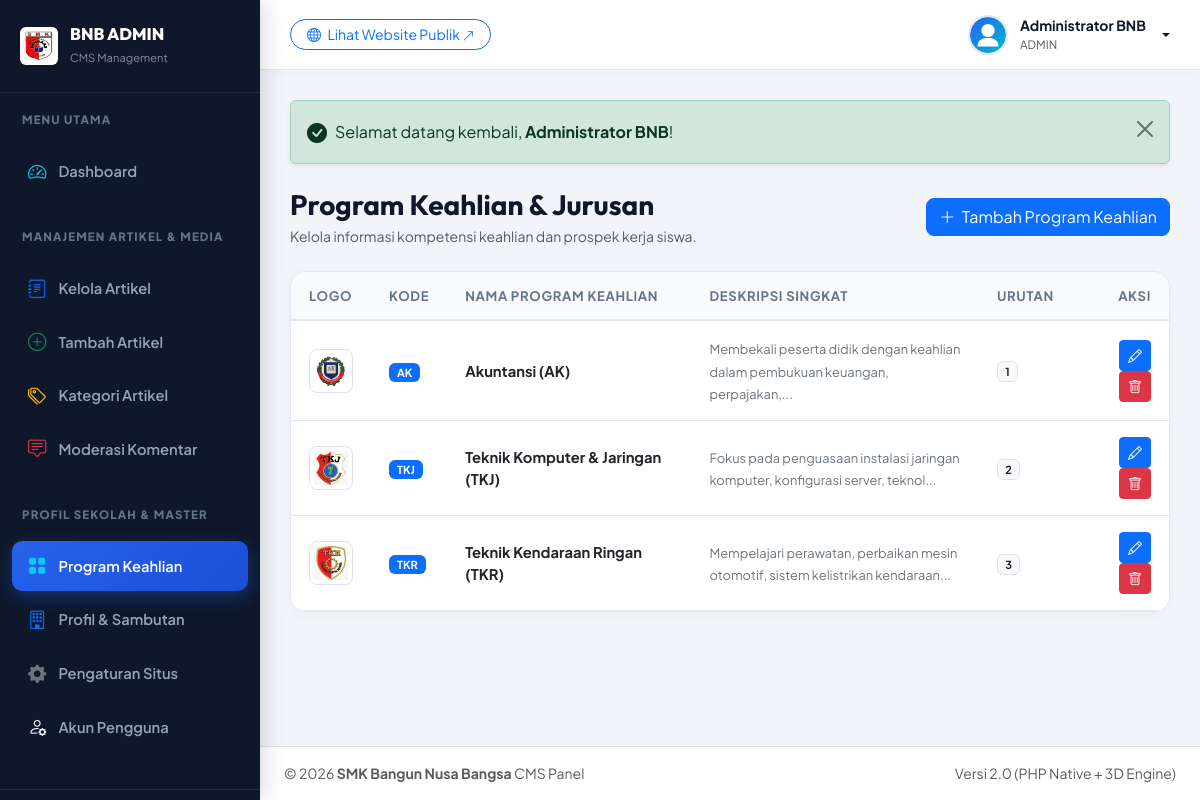
The page /admin/jurusan.php (signed in) on the database its author committed.
### tables this page shows
CREATE TABLE IF NOT EXISTS `users` (
  `id` INT AUTO_INCREMENT PRIMARY KEY,
  `username` VARCHAR(50) NOT NULL UNIQUE,
  `password` VARCHAR(255) NOT NULL,
  `nama_lengkap` VARCHAR(100) NOT NULL,
  `email` VARCHAR(100) NOT NULL,
  `role` ENUM('admin', 'editor') DEFAULT 'admin',
  `foto` VARCHAR(255) DEFAULT 'default-avatar.png',
  `created_at` DATETIME DEFAULT CURRENT_TIMESTAMP
);

CREATE TABLE IF NOT EXISTS `jurusan` (
  `id` INT AUTO_INCREMENT PRIMARY KEY,
  `kode` VARCHAR(20) NOT NULL UNIQUE,
  `nama_jurusan` VARCHAR(150) NOT NULL,
  `slug` VARCHAR(160) NOT NULL UNIQUE,
  `ikon` VARCHAR(50) DEFAULT 'bi-laptop',
  `gambar` VARCHAR(255) DEFAULT 'default-jurusan.jpg',
  `deskripsi_singkat` TEXT NOT NULL,
  `kompetensi` TEXT NULL,
  `prospek_karir` TEXT NULL,
  `urutan` INT DEFAULT 1,
  `created_at` DATETIME DEFAULT CURRENT_TIMESTAMP
);

CREATE TABLE IF NOT EXISTS `school_profile` (
  `id` INT AUTO_INCREMENT PRIMARY KEY,
  `nama_sekolah` VARCHAR(150) NOT NULL DEFAULT 'SMK Bangun Nusa Bangsa',
  `slogan` VARCHAR(255) NOT NULL DEFAULT 'Mencetak Generasi Unggul, Terampil, Berkarakter & Siap Kerja',
  `sambutan_kepsek` TEXT NOT NULL,
  `nama_kepsek` VARCHAR(100) NOT NULL DEFAULT 'Drs. H. Mulyadi, M.Kom',
  `foto_kepsek` VARCHAR(255) DEFAULT 'kepsek.jpg',
  `sejarah` LONGTEXT NOT NULL,
  `visi` TEXT NOT NULL,
  `misi` TEXT NOT NULL,
  `alamat` TEXT NOT NULL,
  `email` VARCHAR(100) NOT NULL,
  `telepon` VARCHAR(50) NOT NULL,
  `whatsapp` VARCHAR(50) NOT NULL,
  `maps_embed` TEXT NULL,
  `facebook` VARCHAR(255) NULL,
  `instagram` VARCHAR(255) NULL,
  `youtube` VARCHAR(255) NULL
);

### admin/jurusan.php (the view, shortened to what this page needs)
<?php
require_once __DIR__ . '/includes/header.php';
$pdo = getDBConnection();
$jurusanList = $pdo->query("SELECT * FROM jurusan ORDER BY urutan ASC")->fetchAll();
?>
<div class="d-flex flex-wrap justify-content-between align-items-center mb-4">
  <div>
    <h3 class="fw-bold mb-1">Program Keahlian &amp; Jurusan</h3>
    <p class="text-muted small mb-0">Kelola informasi kompetensi keahlian dan prospek kerja siswa.</p>
  </div>
  <button class="btn btn-primary rounded-3" data-bs-toggle="modal" data-bs-target="#addJurusanModal">
    <i class="bi bi-plus-lg me-1"></i> Tambah Program Keahlian
  </button>
</div>
<div class="admin-card">
  <div class="table-responsive">
    <table class="table table-custom mb-0">
      <thead>
        <tr>
          <th>Logo</th>
          <th>Kode</th>
          <th>Nama Program Keahlian</th>
          <th>Deskripsi Singkat</th>
          <th>Urutan</th>
          <th class="text-end">Aksi</th>
        </tr>
      </thead>
      <tbody>
        <?php if (empty($jurusanList)): ?>
          <tr><td colspan="6" class="text-center py-4 text-muted">Belum ada jurusan.</td></tr>
        <?php else: ?>
          <?php foreach ($jurusanList as $j): ?>
            <tr>
              <td>
                <div class="p-1 bg-white rounded-3 border d-inline-flex align-items-center justify-content-center" style="width: 44px; height: 44px;">
                  <img src="<?= getImageUrl($j['gambar']) ?>" alt="Logo" style="max-width: 100%; max-height: 100%; object-fit: contain;">
                </div>
              </td>
              <td><span class="badge bg-primary px-2 py-1"><?= htmlspecialchars($j['kode']) ?></span></td>
              <td><strong class="text-dark"><?= htmlspecialchars($j['nama_jurusan']) ?></strong></td>
              <td style="max-width: 320px;">
                <small class="text-secondary"><?= htmlspecialchars(mb_strimwidth($j['deskripsi_singkat'], 0, 80, '...')) ?></small>
              </td>
              <td><span class="badge bg-light text-dark border"><?= $j['urutan'] ?></span></td>
              <td class="text-end">
                <button class="btn btn-sm btn-primary py-1 px-2" data-bs-toggle="modal" data-bs-target="#editJurusanModal<?= $j['id'] ?>" title="Edit">
                  <i class="bi bi-pencil"></i>
                </button>
                <a href="<?= $baseUrl ?>/admin/jurusan.php?delete=<?= $j['id'] ?>"
                   data-item="jurusan '<?= htmlspecialchars($j['nama_jurusan']) ?>'"
                   class="btn btn-sm btn-danger btn-delete-confirm py-1 px-2" title="Hapus">
                  <i class="bi bi-trash"></i>
                </a>
              </td>
            </tr>
          <?php endforeach; ?>
        <?php endif; ?>
      </tbody>
    </table>
  </div>
</div>
<?php require_once __DIR__ . '/includes/footer.php'; ?>

### admin/includes/header.php (shortened to what this page needs)
<?php
require_once __DIR__ . '/../../config/functions.php';
$user = getAuthUser();
$school = getSchoolProfile();
$baseUrl = getBaseUrl();
$currentAdminPage = basename($_SERVER['PHP_SELF'], '.php');
?>
<!DOCTYPE html>
<html lang="id">
<head>
  <link href="https://cdn.jsdelivr.net/npm/bootstrap@5.3.3/dist/css/bootstrap.min.css" rel="stylesheet">
  <link rel="stylesheet" href="https://cdn.jsdelivr.net/npm/bootstrap-icons@1.11.3/font/bootstrap-icons.min.css">
  <link href="https://cdn.jsdelivr.net/npm/quill@2.0.2/dist/quill.snow.css" rel="stylesheet">
  <link rel="stylesheet" href="<?= $baseUrl ?>/assets/css/admin.css">
</head>
<body class="admin-body">
  <aside class="admin-sidebar">
    <a href="<?= $baseUrl ?>/admin/index.php" class="sidebar-brand">
      <img src="<?= $baseUrl ?>/assets/images/logo-smk.jpg" alt="Logo SMK" style="width: 38px; height: 38px; object-fit: contain;" class="rounded-2 p-1 bg-white shadow-sm">
      <div>
        <div style="font-family: 'Outfit'; font-weight: 800; font-size: 1.05rem; line-height: 1.2;">BNB ADMIN</div>
        <small class="text-white-50" style="font-size: 0.7rem;">CMS Management</small>
      </div>
    </a>
    <div class="sidebar-heading">Menu Utama</div>
    <ul class="sidebar-nav">
      <li class="nav-item">
        <a href="<?= $baseUrl ?>/admin/index.php" class="nav-link <?= $currentAdminPage === 'index' ? 'active' : '' ?>">
          <i class="bi bi-speedometer2 text-info"></i>
          <span>Dashboard</span>
        </a>
      </li>
    </ul>
    <div class="sidebar-heading">Manajemen Artikel &amp; Media</div>
    <ul class="sidebar-nav">
      <li class="nav-item">
        <a href="<?= $baseUrl ?>/admin/artikel.php" class="nav-link <?= in_array($currentAdminPage, ['artikel', 'artikel-edit']) ? 'active' : '' ?>">
          <i class="bi bi-journal-text text-primary"></i>
          <span>Kelola Artikel</span>
        </a>
      </li>
      <li class="nav-item">
        <a href="<?= $baseUrl ?>/admin/artikel-tambah.php" class="nav-link <?= $currentAdminPage === 'artikel-tambah' ? 'active' : '' ?>">
          <i class="bi bi-plus-circle text-success"></i>
          <span>Tambah Artikel</span>
        </a>
      </li>
      <li class="nav-item">
        <a href="<?= $baseUrl ?>/admin/kategori.php" class="nav-link <?= $currentAdminPage === 'kategori' ? 'active' : '' ?>">
          <i class="bi bi-tags text-warning"></i>
          <span>Kategori Artikel</span>
        </a>
      </li>
      <li class="nav-item">
        <a href="<?= $baseUrl ?>/admin/komentar.php" class="nav-link <?= $currentAdminPage === 'komentar' ? 'active' : '' ?>">
          <i class="bi bi-chat-square-text text-danger"></i>
          <span>Moderasi Komentar</span>
        </a>
      </li>
    </ul>
    <div class="sidebar-heading">Profil Sekolah &amp; Master</div>
    <ul class="sidebar-nav">
      <li class="nav-item">
        <a href="<?= $baseUrl ?>/admin/jurusan.php" class="nav-link <?= $currentAdminPage === 'jurusan' ? 'active' : '' ?>">
          <i class="bi bi-grid-fill text-info"></i>
          <span>Program Keahlian</span>
        </a>
      </li>
      <li class="nav-item">
        <a href="<?= $baseUrl ?>/admin/profil-sekolah.php" class="nav-link <?= $currentAdminPage === 'profil-sekolah' ? 'active' : '' ?>">
          <i class="bi bi-building text-primary"></i>
          <span>Profil &amp; Sambutan</span>
        </a>
      </li>
      <li class="nav-item">
        <a href="<?= $baseUrl ?>/admin/pengaturan.php" class="nav-link <?= $currentAdminPage === 'pengaturan' ? 'active' : '' ?>">
          <i class="bi bi-gear-fill text-secondary"></i>
          <span>Pengaturan Situs</span>
        </a>
      </li>
      <li class="nav-item">
        <a href="<?= $baseUrl ?>/admin/users.php" class="nav-link <?= $currentAdminPage === 'users' ? 'active' : '' ?>">
          <i class="bi bi-person-gear text-light"></i>
          <span>Akun Pengguna</span>
        </a>
      </li>
    </ul>
    <div class="p-3 mt-4 border-top border-secondary border-opacity-25">
    </div>
  </aside>
  <div class="admin-main">
    <header class="admin-topbar">
      <div class="d-flex align-items-center gap-3">
        <a href="<?= $baseUrl ?>/index.php" target="_blank" class="btn btn-sm btn-outline-primary rounded-pill px-3">
          <i class="bi bi-globe me-1"></i> Lihat Website Publik <i class="bi bi-arrow-up-right small"></i>
        </a>
      </div>
      <div class="d-flex align-items-center gap-3">
        <div class="dropdown">
          <a href="#" class="admin-user-menu dropdown-toggle" data-bs-toggle="dropdown" aria-expanded="false">
            <img src="<?= getImageUrl($user['foto'] ?? 'admin.png', 'default-avatar.svg') ?>" alt="Admin" class="admin-avatar">
            <div class="d-none d-md-block text-start">
              <div class="fw-bold small"><?= htmlspecialchars($user['nama_lengkap']) ?></div>
              <div class="text-muted" style="font-size: 0.72rem; text-transform: uppercase;"><?= htmlspecialchars($user['role']) ?></div>
            </div>
          </a>
        </div>
      </div>
    </header>
    <main class="admin-content">

### admin/includes/footer.php (shortened to what this page needs)
    </main>
    <footer class="py-3 px-4 bg-white border-top text-muted small text-center text-md-start d-flex justify-content-between">
      <div>&copy; <?= date('Y') ?> <strong><?= htmlspecialchars($school['nama_sekolah']) ?></strong> CMS Panel</div>
      <div class="d-none d-md-block">Versi 2.0 (PHP Native + 3D Engine)</div>
    </footer>
  </div>
</body>
</html>

### assets/css/admin.css (style rules this page uses)
:root { --admin-sidebar-w: 260px; --admin-bg: #f1f5f9; --admin-dark: #0f172a; --admin-card: #ffffff; --admin-primary: #2563eb; --admin-secondary: #06b6d4; --admin-success: #10b981; --admin-warning: #f59e0b; --admin-danger: #ef4444; --admin-border: #e2e8f0; }
body.admin-body { font-family: 'Plus Jakarta Sans', sans-serif; background-color: var(--admin-bg); color: #334155; overflow-x: hidden; }
h1, h2, h3, h4, h5, h6 { font-family: 'Outfit', sans-serif; font-weight: 700; color: var(--admin-dark); }
.admin-sidebar { position: fixed; top: 0; left: 0; bottom: 0; width: var(--admin-sidebar-w); background: #0f172a; color: #94a3b8; z-index: 1000; overflow-y: auto; transition: all 0.3s cubic-bezier(0.16, 1, 0.3, 1); box-shadow: 4px 0 20px rgba(0, 0, 0, 0.15); }
.sidebar-brand { padding: 24px 20px; display: flex; align-items: center; gap: 12px; border-bottom: 1px solid rgba(255, 255, 255, 0.08); color: #ffffff; text-decoration: none; }
.sidebar-heading { font-size: 0.72rem; font-weight: 800; letter-spacing: 0.1em; text-transform: uppercase; color: #64748b; padding: 18px 22px 8px; }
.sidebar-nav { list-style: none; padding: 10px 12px; margin: 0; }
.sidebar-nav .nav-item { margin-bottom: 4px; }
.sidebar-nav .nav-link { display: flex; align-items: center; gap: 12px; padding: 11px 16px; color: #94a3b8; font-weight: 600; font-size: 0.92rem; border-radius: 10px; transition: all 0.2s ease; text-decoration: none; }
.sidebar-nav .nav-link i { font-size: 1.15rem; }
.sidebar-nav .nav-link.active { background: linear-gradient(135deg, #2563eb, #1d4ed8); color: #ffffff; box-shadow: 0 6px 18px rgba(37, 99, 235, 0.35); }
.admin-main { margin-left: var(--admin-sidebar-w); min-height: 100vh; display: flex; flex-direction: column; transition: all 0.3s cubic-bezier(0.16, 1, 0.3, 1); }
.admin-topbar { height: 70px; background: #ffffff; border-bottom: 1px solid var(--admin-border); padding: 0 30px; display: flex; align-items: center; justify-content: space-between; box-shadow: 0 2px 10px rgba(0, 0, 0, 0.02); position: sticky; top: 0; z-index: 900; }
.admin-user-menu { display: flex; align-items: center; gap: 12px; text-decoration: none; color: var(--admin-dark); }
.admin-avatar { width: 40px; height: 40px; border-radius: 50%; object-fit: cover; border: 2px solid #e2e8f0; }
.admin-content { padding: 30px; flex-grow: 1; }
.admin-card { background: #ffffff; border-radius: 16px; border: 1px solid var(--admin-border); box-shadow: 0 4px 15px rgba(0, 0, 0, 0.03); margin-bottom: 24px; overflow: hidden; }
.table-custom { vertical-align: middle; }
.table-custom thead th { background: #f8fafc; font-weight: 700; font-size: 0.82rem; text-transform: uppercase; letter-spacing: 0.05em; color: #64748b; padding: 14px 18px; border-bottom: 2px solid var(--admin-border); }
.table-custom tbody td { padding: 16px 18px; border-bottom: 1px solid var(--admin-border); font-size: 0.92rem; }

### rows shown on the page
users: nama_lengkap "Administrator BNB", role "ADMIN"
jurusan: gambar (picture), kode "AK", nama_jurusan "Akuntansi (AK)", deskripsi_singkat "Membekali peserta didik dengan keahlian dalam pembukuan keuangan, perpajakan,...", urutan "1"
jurusan: gambar (picture), kode "TKJ", nama_jurusan "Teknik Komputer & Jaringan (TKJ)", deskripsi_singkat "Fokus pada penguasaan instalasi jaringan komputer, konfigurasi server, teknol...", urutan "2"
jurusan: gambar (picture), kode "TKR", nama_jurusan "Teknik Kendaraan Ringan (TKR)", deskripsi_singkat "Mempelajari perawatan, perbaikan mesin otomotif, sistem kelistrikan kendaraan...", urutan "3"
school_profile: nama_sekolah "SMK Bangun Nusa Bangsa"

### other values the page prints
$message "Selamat datang kembali, Administrator BNB !"
